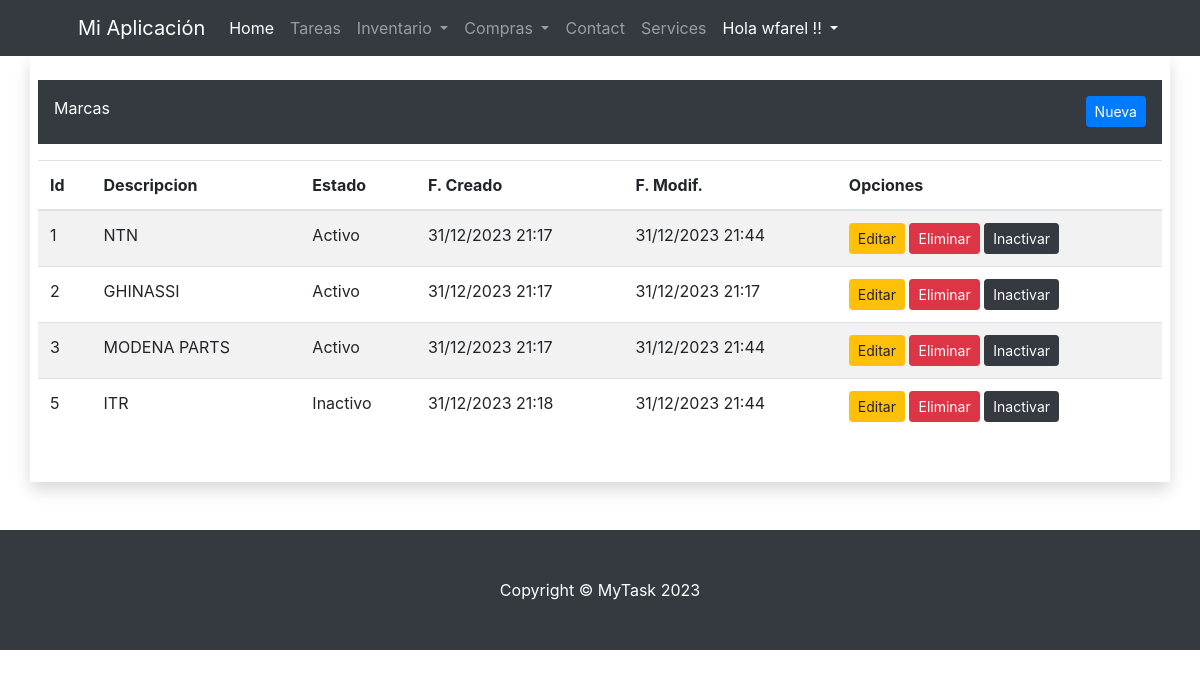
Before: /inv/marcas/ (signed in) with the older database file.
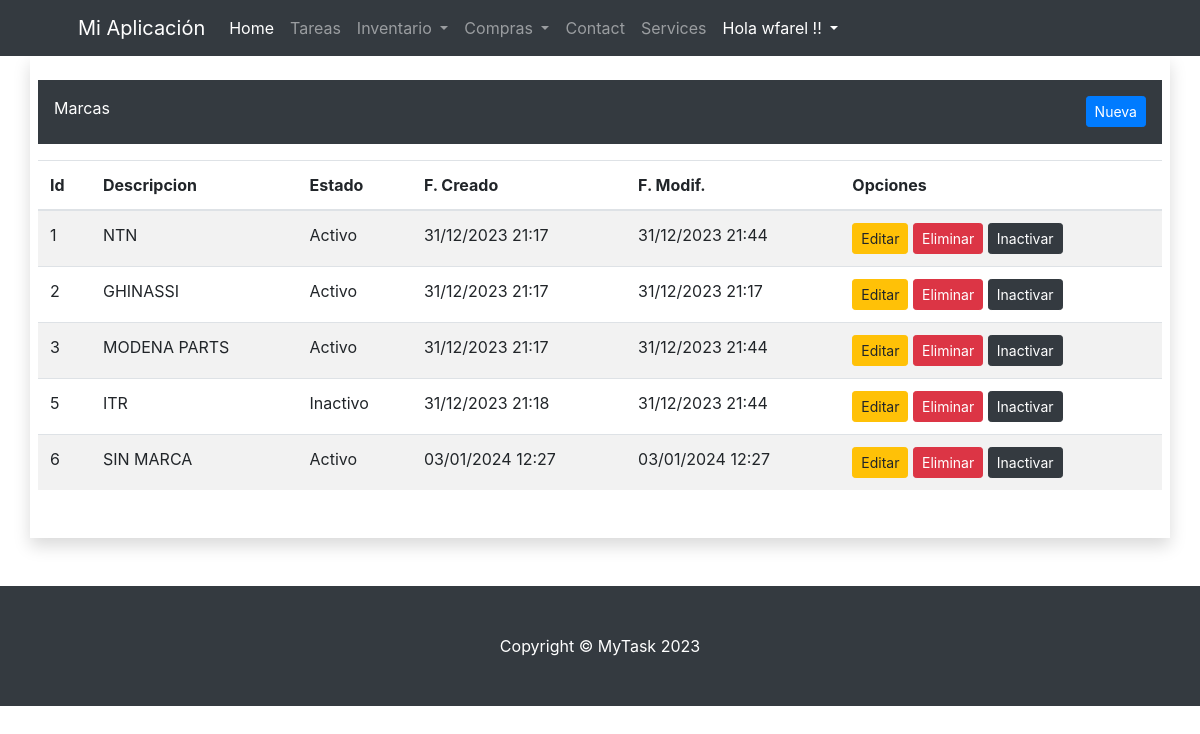
After: the same page with the newer database file.
### inv/models.py (models this page shows, shortened)
class Marca(ClaseModelo):
    descripcion = models.CharField(
        max_length=100,
        unique=True
    )
    class Meta:
        verbose_name_plural = 'Marcas'

### inv/views.py (the view)
# urls.py: path('marcas/', MarcaView.as_view(), name='marca_list'),
class MarcaView(LoginRequiredMixin, ListView):
    model = Marca
    template_name = 'inv/marca_list.html'
    context_object_name = 'obj'
    login_url = 'bases:login'

### inv/templates/inv/marca_list.html (shortened to what this page needs)
{% extends "bases/base.html" %}
{% block content %}
<div class="row">
    <div class="col-md-12">
        <div class="container p-3 pb-4 my-3 bg-dark text-white">
            Marcas
            <a class="btn btn-primary btn-sm float-right"  href="{% url 'inv:marca_new' %}">Nueva</a>
        </div>
        {% if not obj %}
        <p>No hay Marcas</p>
        {% else %}
        <table class="table table-hover table-striped">
            <thead>
                <tr>
                    <th>Id</th>
                    <th>Descripcion</th>
                    <th>Estado</th>
                    <th>F. Creado</th>
                    <th>F. Modif.</th>
                    <th>Opciones</th>
                </tr>
            </thead>
            <tbody>
                {% for item in obj %}
                <tr>
                    <td>{{ item.id }}</td>
                    <td>{{ item.descripcion }}</td>
                    <td>{% if item.estado %}
                        <span class="label label-success">Activo</span>
                        {% else %}
                        <span class="label label-danger">Inactivo</span>
                        {% endif %}
                    </td>
                    <td>{{ item.fc|date:"d/m/Y H:i" }}</td>
                    <td>{{ item.fm|date:"d/m/Y H:i" }}</td>
                    <td>
                        <a href="{% url 'inv:marca_edit' item.id %}" class="btn btn-warning btn-sm">Editar</a>
                        <a href="{% url 'inv:marca_delete' item.id %}" class="btn btn-danger btn-sm">Eliminar</a>
                        <a href="{% url 'inv:marca_inactivar' item.id %}" class="btn btn-dark btn-sm">Inactivar</a>
                    </td>
                </tr>
                {% endfor %}
            </tbody>
        </table>
        {% endif %}
    </div>
</div>
{% endblock %}

Changed rows visible on the page:
added Marca: id "6", descripcion "SIN MARCA", estado "Activo", fc "03/01/2024 12:27", fm "03/01/2024 12:27"
